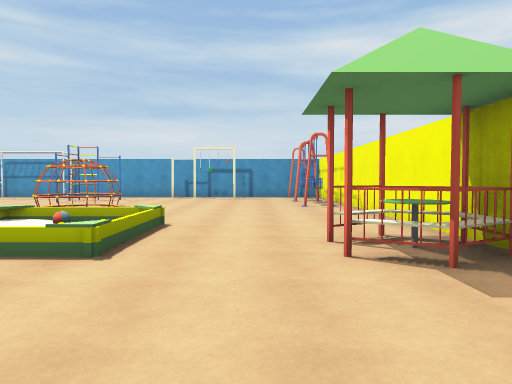
View 1 (above)

16 first-person views from a walk through a scene from a Unity 3-D project. The camera is 1.4 m above the floor, tilts 2° down and sees 70° across. The floor is counted in squares, 2 m on a side. Each view is taken from the middle of a square. On the plan, view 1 faces up. The plan holds only what a view shows up to about 11 squares ahead; the rest is blank.

View 2
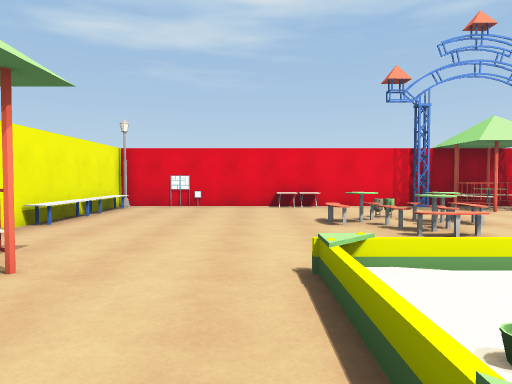

View 3
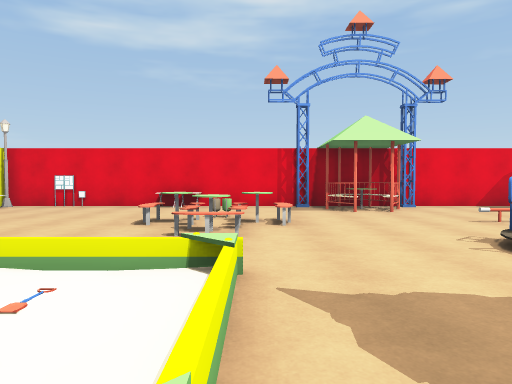

View 4
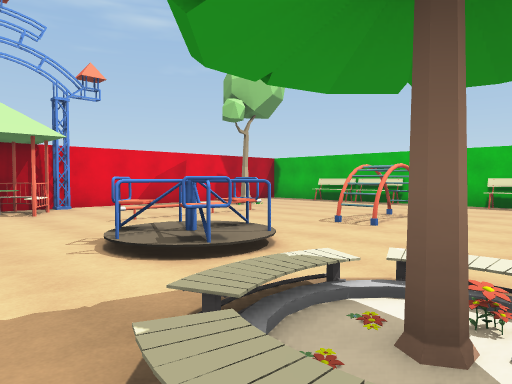

View 5
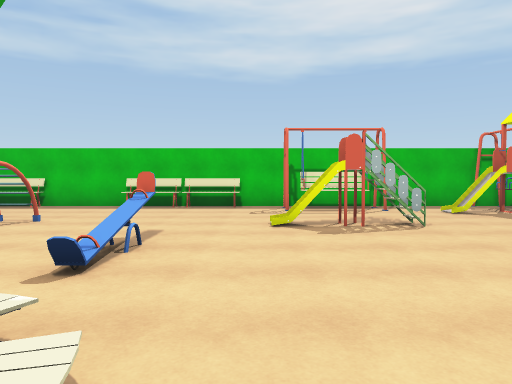

View 6
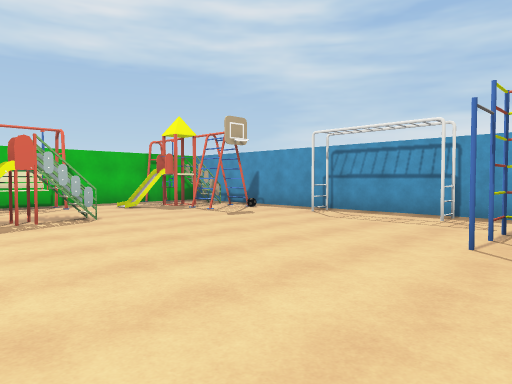

View 7
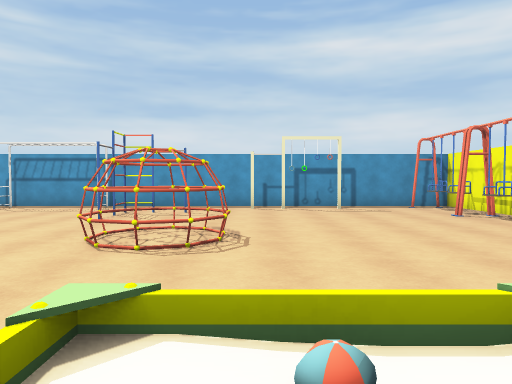

View 8
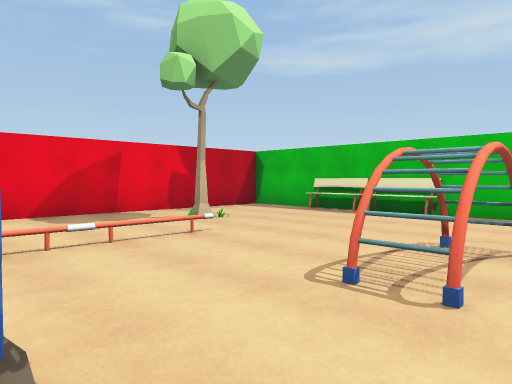

View 9
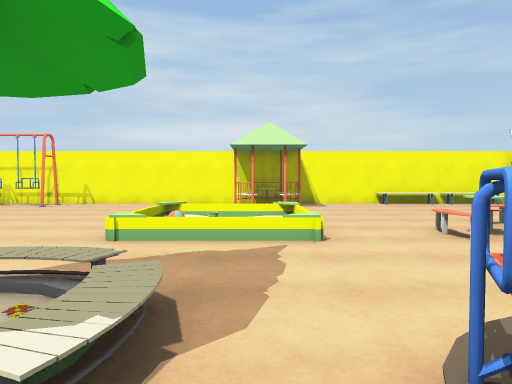

View 10
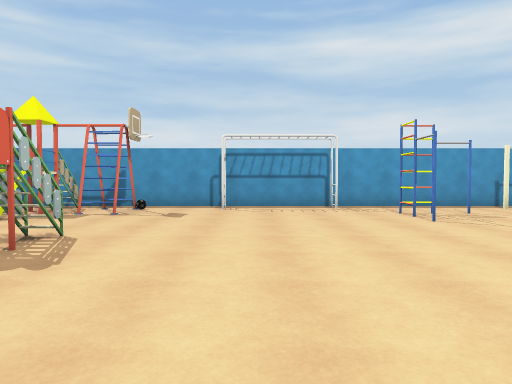

View 11
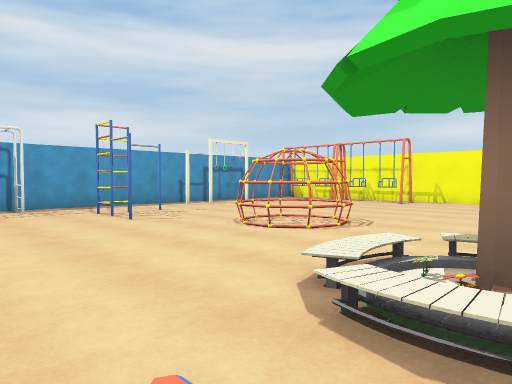

View 12
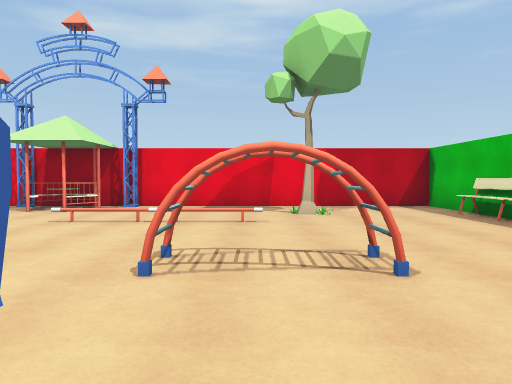

View 13
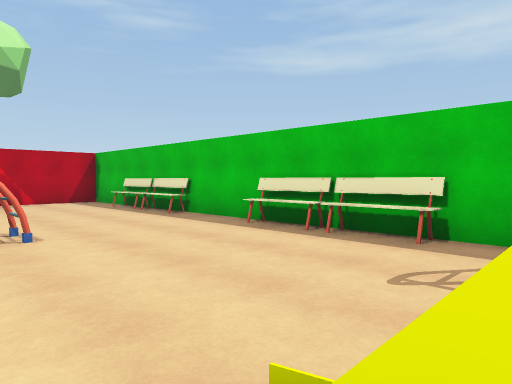

View 14
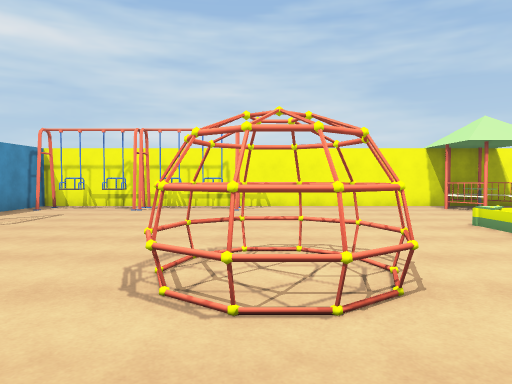

View 15
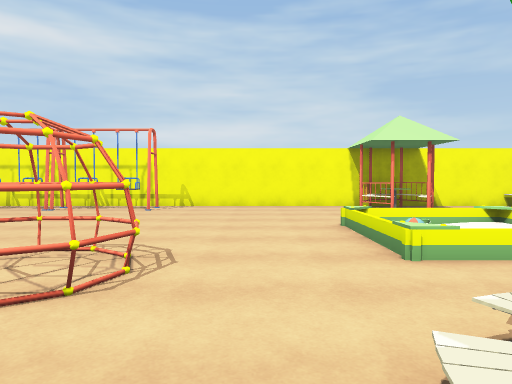

View 16
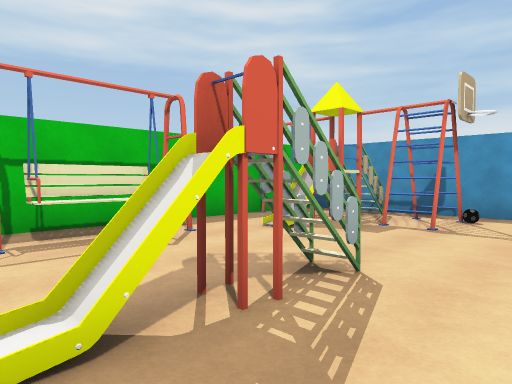

### Floor plan
Points are (right, up) in squares from view 1. A wall is a line through its corners. A room is listed if a view was taken in it or the views show most of it. See-through windows are left out.
Room 1 (views 1, 2, 3, 4, 5, 6, 7, 8, 9, 10, 11, 12, 13, 14, 15, 16)
walls: (-10.3, 3.4) (-10.1, 2.6); (-10.4, 3.4) (-10.4, 2.8); (-10.7, 3.4) (-10.7, 2.8) (-10.4, 2.8); (-10.7, 3.4) (-10.2, 3.4) (-10.4, 2.5) (-10.4, 3.2); (-11.7, 3.4) (-11.7, 2.7); (-11.8, 3.4) (-11.8, 2.8); (-11.4, 7.8) (-11.9, 7.8); (-12.1, 3.4) (-11.4, 3.4) (-11.4, 2.8); (-11.2, 8.6) (-11.8, 8.6) (-11.8, 7.4); (-11.4, 8.3) (-11.9, 8.3); (-12, 2.8) (-11.5, 2.8); (-11.2, 8.9) (-11.9, 8.9); (-6, 11.7) (-6, 12.5); (-11.4, 9.6) (-11.4, 8) (-11.9, 8); (-5.3, 12.3) (-6, 12.3) (-6, 11.9); (-11.8, 9.6) (-11.8, 8.5); (-7.7, -3) (-7.7, -3.5); (-7.9, -3) (-7.9, -3.5); (-5.1, -3.5) (-5.1, -3); (-11.8, 12.3) (-12.6, 12.3); (-13.4, 11.7) (-13.9, 11.7); (-13.4, 11.9) (-13.9, 11.9); (-11.8, 13.4) (-12.6, 13.4); (-13.2, 12.3) (-13.8, 12.3) (-13.8, 11.5); (-13.3, 13.6) (-13.4, 12.9) (-14, 12.9); (-13.3, 13.9) (-13.3, 11.4); (-13.8, 13.9) (-13.8, 12.8); (-15.5, 13.8) (-15.5, -3.5) (2.5, -3.5) (2.5, 14.5) (-15.4, 14.5)
low walls: (-10.3, 3.4) (-10.3, 2.6); (-10.2, 2.8) (-10.2, 3.5); (-11.4, 7.7) (-11.9, 7.7); (-12, 3.5) (-12, 2.8)
objects: bench (-15, -1); bench (-15, 0) to (-15, 1); bench (-15, 4); bench (-15, 5) to (-15, 6); other object (-15, 8) to (-14, 10); other object (-13, -1); tree (-12, -1); other object (-11, -1); other object (-10, 6); other object (-8, 2) to (-7, 3); other object (-7, -3) to (-6, -2); tree (-7, 5); other object (-7, 6); other object (-6, 6); other object (-5, 8) to (-4, 10); table (-4, 0); table (-4, 1) to (-3, 1); other object (-3, -1); table (-3, 0) to (-2, 0); other object (-2, -3); other object (-2, 6); other object (0, -3); other object (1, -3); other object (1, 3) to (2, 4); lamp (2, -3); bench (2, -2); bench (2, -1) to (2, 0); other object (2, 10) to (2, 11); other object (2, 12) to (2, 14)

Positions as (right, up) in squares from view 1, and headings:
1: (0, 0), facing up
2: (-1, 6), facing down
3: (-4, 6), facing down
4: (-5, 6), facing down-left
5: (-6, 7), facing left
6: (-5, 7), facing up-left
7: (-3, 4), facing up
8: (-8, 4), facing down-left
9: (-8, 4), facing right
10: (-9, 5), facing up
11: (-9, 5), facing up-right
12: (-11, 6), facing down
13: (-11, 8), facing down-left
14: (-7, 9), facing right
15: (-7, 7), facing right
16: (-10, 7), facing up-left
